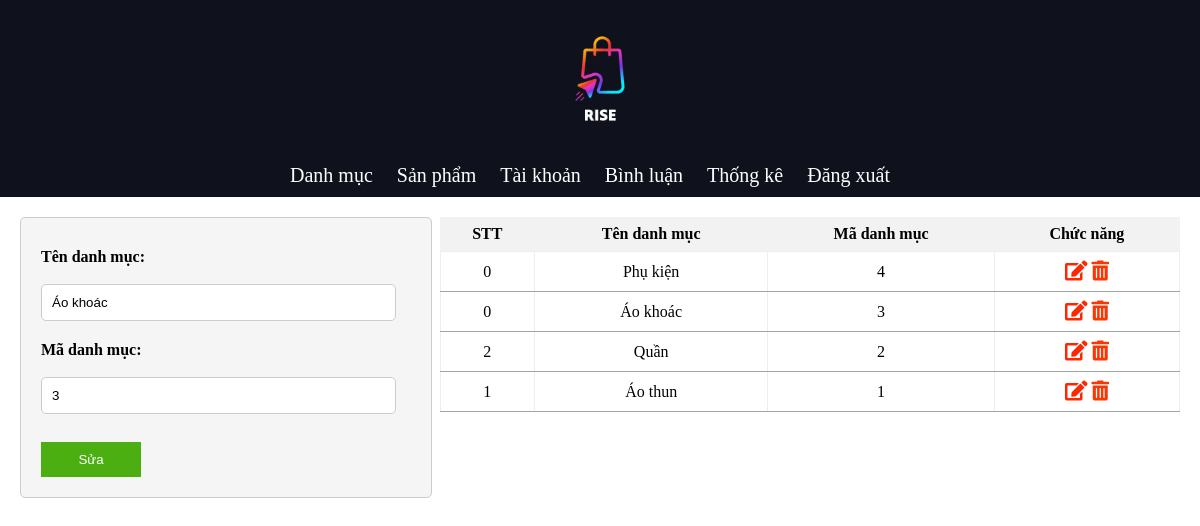
The app's page /admin/admin.php?pg=loaisua&id=3 with its own data.
### tables this page shows
CREATE TABLE `danhmuc` (
  `id` int(4) NOT NULL,
  `ten` varchar(100) NOT NULL,
  `ma` int(11) NOT NULL,
  `home` tinyint(4) NOT NULL DEFAULT 0,
  `stt` tinyint(4) NOT NULL DEFAULT 0
);

### dao/pdo.php (called while the page is built, shortened)
<?php
function pdo_get_connection()
{
    $dburl = "mysql:host=localhost;dbname=dataduan1;charset=utf8";
    $username = 'root';
    $password = '';
    $conn = new PDO($dburl, $username, $password);
    $conn->setAttribute(PDO::ATTR_ERRMODE, PDO::ERRMODE_EXCEPTION);
    return $conn;
}
function pdo_query($sql)
{
    $sql_args = array_slice(func_get_args(), 1);
    try {
        $conn = pdo_get_connection();
        $stmt = $conn->prepare($sql);
        $stmt->execute($sql_args);
        $rows = $stmt->fetchAll();
        return $rows;
    } catch (PDOException $e) {
        throw $e;
    } finally {
        unset($conn);
    }
}
function pdo_query_one($sql)
{
    $sql_args = array_slice(func_get_args(), 1);
    try {
        $conn = pdo_get_connection();
        $stmt = $conn->prepare($sql);
        $stmt->execute($sql_args);
        $row = $stmt->fetch(PDO::FETCH_ASSOC);
        return $row;
    } catch (PDOException $e) {
        throw $e;
    } finally {
        unset($conn);
    }
}

### dao/danhmuc.php (called while the page is built, shortened)
<?php
require_once 'pdo.php';
function getdm($id)
{
    $sql = "SELECT * FROM danhmuc WHERE id=?";
    return pdo_query_one($sql, $id);
}
function danhmuc_select_all()
{
    $sql = "SELECT * FROM danhmuc ORDER BY id DESC";
    return pdo_query($sql);
}

### admin/quantri/uddanhmuc.php (the view, shortened to what this page needs)
<?php
$kq = '';
$stt = 0;
foreach ($showdm as $value) {
    $stt++;
    extract($value);
    $kq .= ' <tr>
        <td>' . $stt . '</td>
        <td>' . $ten. '</td>
        <td>' . $ma. '</td>
        <td><a href="admin.php?pg=loaisua&id=' . $id. '"><i class="fas fa-edit" style="color: #ff2600;"></i></a> <a href="admin.php?pg=dmxoa&id=' . $id. '"><i class="fas fa-trash-alt" style="color: #fa3605;"></i></a></td>
    </tr>';
}
if ((isset($_GET['id'])) && ($_GET['id'] > 0)) {
    $id = $_GET['id'];
    $uddm = getdm($id);
    extract($uddm);
}
?>
<div class="content">
    <div class="form-loai">
        <form name="" action="admin.php?pg=ud_sua" method="post" onsubmit="return validateForm()"
            enctype="multipart/form-data">
            <label for="">Tên danh mục: </label><br>
            <input type="text" name="ten" value="<?= $ten; ?>" id="ten"><br>
            <label for="">Mã danh mục: </label><br>
            <input type="text" name="ma" value="<?= $ma; ?>" id="ma"><br>
            <input type="hidden" name="id" value="<?= $id ?>"><br>
            <input type="submit" name="sualoai" value="Sửa" class="btn">
        </form>
    </div>
    <table border="1">
        <tr>
            <th>STT</th>
            <th>Tên danh mục</th>
            <th>Mã danh mục</th>
            <th>Chức năng</th>
        </tr>
        <?php
        echo $kq;
        ?>
    </table>
</div>

### view/css/admin.css (style rules this page uses)
body { margin: 0; padding: 0; }
.form-loai { width: 100%; margin: 20px; }
form { width: 100%; max-width: 400px; background-color: #f5f5f5; border: 1px solid #ccc; padding: 20px; border-radius: 5px; }
label { display: block; font-weight: bold; margin-top: 10px; }
input[type="file"], input[type="text"], input[type="password"], select { width: 90%; padding: 10px; margin-bottom: 10px; border: 1px solid #ccc; border-radius: 5px; }
.btn { background-color: #007BFF; color: white; padding: 10px 20px; border: none; cursor: pointer; }
.content { display: flex; justify-content: space-between; align-items: flex-start; }
.form-loai { flex: 1; padding-right: 10px; }
table { flex: 2; }
table { margin: 20px; float: left; text-align: center; border: none; border-collapse: collapse; }
.btn { width: 100px; background-color: #4caf11; }
th { background-color: #f2f2f2; padding: 8px; border: none; }
td { border-bottom: 1px solid rgb(160, 166, 162); text-align: center; padding: 8px; }
a { text-decoration: none; font-size: 20px; }

### records on screen
danhmuc: ten "Áo khoác", ma "3"
danhmuc: ten "Phụ kiện", ma "4"
danhmuc: ten "Quần", ma "2"
danhmuc: ten "Áo thun", ma "1"
